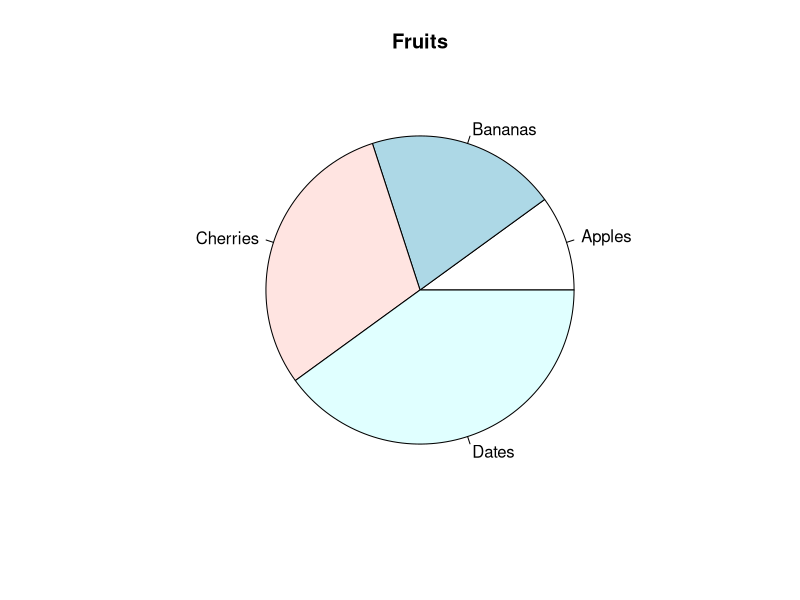
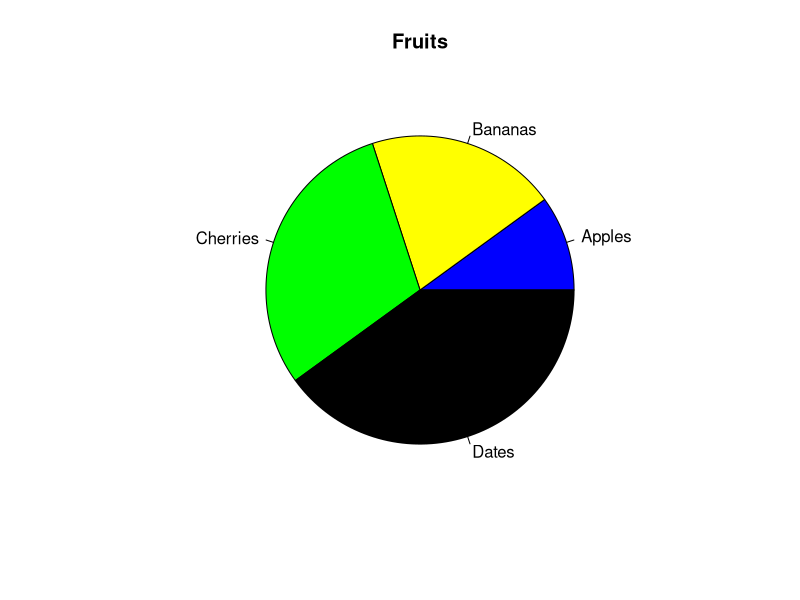

The R script that drew these images, in order:
# Create a vector of pies
x <- c(10,20,30,40)

# Create a vector of labels
mylabel <- c("Apples", "Bananas", "Cherries", "Dates")

# Display the pie chart with labels
pie(x, label = mylabel, main = "Fruits")

# Create a vector of colors
colors <- c("blue", "yellow", "green", "black")

# Display the pie chart with colors
pie(x, label = mylabel, main = "Fruits", col = colors)
